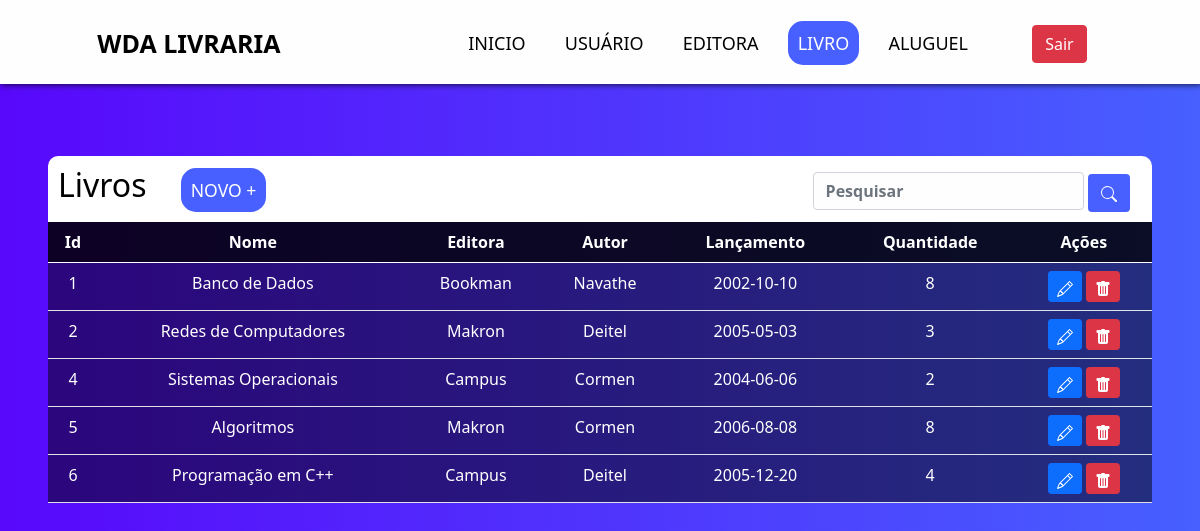
The page /sistema/s-livros.php (signed in) on the database its author committed.
### tables this page shows
CREATE TABLE `livros` (
  `id_livro` int(11) NOT NULL,
  `nome_livro` varchar(45) NOT NULL,
  `editora_cod` int(11) NOT NULL,
  `autor` varchar(45) NOT NULL,
  `lancamento` date NOT NULL,
  `quantidade` int(11) NOT NULL
);

CREATE TABLE `editoras` (
  `cod_editora` int(11) NOT NULL,
  `nome_editora` varchar(45) NOT NULL,
  `cidade` varchar(45) NOT NULL
);

### sistema/s-livros.php (the view, shortened to what this page needs)
<?php
include_once('../config.php');
if (!empty($_GET['search'])) {
    $data = $_GET['search'];
    $sql = "SELECT id_livro,nome_livro,editoras.nome_editora,autor,lancamento,quantidade FROM livros,editoras
    WHERE livros.editora_cod = editoras.cod_editora AND (id_livro LIKE '%$data%' OR nome_livro LIKE '%$data%'
     OR nome_editora LIKE '%$data%' OR autor LIKE '%$data%' OR lancamento LIKE '%$data%' OR quantidade LIKE '%$data%') ORDER BY id_livro ASC;";
} else {
    $sql = "SELECT id_livro,nome_livro,editoras.nome_editora,autor,lancamento,quantidade FROM livros,editoras
    WHERE livros.editora_cod = editoras.cod_editora ORDER BY id_livro ASC;";
}
$result = $conexao->query($sql);
?>
<!DOCTYPE html>
<html lang="pt-br">
<head>
    <link href="https://cdn.jsdelivr.net/npm/bootstrap@5.0.2/dist/css/bootstrap.min.css" rel="stylesheet">
    <link rel="stylesheet" href="css/style.css">
</head>
<body>
    <nav>
        <div class="menu">
            <ul>
                <li> <a class="logo" href="#">WDA LIVRARIA</a></li>
            </ul>
            <ul>
                <li class="nav-menu"><a href="s-home.php">INICIO</a></li>
                <li class="nav-menu"><a href="s-usuarios.php">USUÁRIO</a></li>
                <li class="nav-menu"><a href="s-editora.php">EDITORA</a></li>
                <li class="nav-menu"> <a class="nav-livros" style="color: white;" href="s-livros.php">LIVRO</a></li>
                <li class="nav-menu"><a href="s-aluguel.php">ALUGUEL</a></li>
                <li>
                    <div class="d-flex">
                        <a href="sair.php" class="btn btn-danger me-5">Sair</a>
                    </div>
                </li>
            </ul>
        </div>
    </nav>
    <br>
    <div class="m-5 registros">
        <div class="header-table">
            <h2>Livros</h2>
            <a href="../cadastros/c-livros.php">NOVO +</a>
            <input type="search" class="form-control w-25 box-search" placeholder="Pesquisar" id="pesquisar">
            <button onclick="searchData()" class="btn btn-pesquisar box-search">
            </button>
        </div>
        <table class="table text-white table-bg">
            <thead class="table-bg-1">
                <tr>
                    <th scope="col">Id</th>
                    <th scope="col">Nome</th>
                    <th scope="col">Editora</th>
                    <th scope="col">Autor</th>
                    <th scope="col">Lançamento</th>
                    <th scope="col">Quantidade</th>
                    <th scope="col">Ações</th>
                </tr>
            </thead>
            <tbody>
                <?php
                while ($user_data = mysqli_fetch_assoc($result)) {
                    echo "<tr>";
                    echo "<td>" . $user_data['id_livro'] . "</td>";
                    echo "<td>" . $user_data['nome_livro'] . "</td>";
                    echo "<td>" . $user_data['nome_editora'] . "</td>";
                    echo "<td>" . $user_data['autor'] . "</td>";
                    echo "<td>" . $user_data['lancamento'] . "</td>";
                    echo "<td>" . $user_data['quantidade'] . "</td>";
                    echo "<td>
                    <a class='btn btn-sm btn-primary' href='../edite/edit-livro.php?id=$user_data[id_livro]'><svg xmlns='http://www.w3.org/2000/svg' width='16' height='16' fill='currentColor' class='bi bi-pencil' viewBox='0 0 16 16'>
                    <path d='M12.146.146a.5.5 0 0 1 .708 0l3 3a.5.5 0 0 1 0 .708l-10 10a.5.5 0 0 1-.168.11l-5 2a.5.5 0 0 1-.65-.65l2-5a.5.5 0 0 1 .11-.168l10-10zM11.207 2.5 13.5 4.793 14.793 3.5 12.5 1.207 11.207 2.5zm1.586 3L10.5 3.207 4 9.707V10h.5a.5.5 0 0 1 .5.5v.5h.5a.5.5 0 0 1 .5.5v.5h.293l6.5-6.5zm-9.761 5.175-.106.106-1.528 3.821 3.821-1.528.106-.106A.5.5 0 0 1 5 12.5V12h-.5a.5.5 0 0 1-.5-.5V11h-.5a.5.5 0 0 1-.468-.325z'/>
                    </svg></a>
                    <a class='btn btn-sm btn-danger' href='../delete/d-livro.php?id=$user_data[id_livro]'>
                    <svg xmlns='http://www.w3.org/2000/svg' width='16' height='16' fill='currentColor' class='bi bi-trash-fill' viewBox='0 0 16 16'>
                     <path d='M2.5 1a1 1 0 0 0-1 1v1a1 1 0 0 0 1 1H3v9a2 2 0 0 0 2 2h6a2 2 0 0 0 2-2V4h.5a1 1 0 0 0 1-1V2a1 1 0 0 0-1-1H10a1 1 0 0 0-1-1H7a1 1 0 0 0-1 1H2.5zm3 4a.5.5 0 0 1 .5.5v7a.5.5 0 0 1-1 0v-7a.5.5 0 0 1 .5-.5zM8 5a.5.5 0 0 1 .5.5v7a.5.5 0 0 1-1 0v-7A.5.5 0 0 1 8 5zm3 .5v7a.5.5 0 0 1-1 0v-7a.5.5 0 0 1 1 0z'/>
                    </svg>
                    </a>
                    </td>";
                    echo "</tr>";
                }
                ?>
            </tbody>
        </table>
    </div>
</body>
</html>

### sistema/css/style.css (style rules this page uses)
* { box-sizing: border-box; padding: 0; margin: 0; }
body { background: linear-gradient(to right, #5808fb, #4760ff); color: white; text-align: center; }
nav { background: #fefefe; box-shadow: 1px 1px 6px rgba(0, 0, 0, 0.7); }
.menu { display: flex; align-items: center; justify-content: space-around; padding-top: 10px; }
.menu ul { list-style: none; margin-top: 10px; }
.menu ul li { display: inline-block; }
.menu ul li a { text-decoration: none; }
.menu ul li .logo { color: black; font-size: 25px; font-weight: bolder; }
.menu ul .nav-menu a { color: black; padding: 10px; font-size: 18px; margin-left: 15px; border-radius: 15px; transition: 0.5s; }
.menu ul li .d-flex a { margin: 5px; margin-left: 50px; }
.table-bg { background: rgba(0, 0, 0, 0.5); }
.table-bg-1 { background: rgba(0, 0, 0, 0.7); border-radius: 50px; }
.header-table { border-radius: 10px 10px 0 0; text-align: left; background: white; padding: 10px; }
.header-table h2 { display: inline-block; color: black; }
.header-table a { color: white; text-decoration: none; font-size: 1.1em; padding: 10px; margin-left: 30px; background: #4760ff; border-radius: 15px; transition: 0.5s; }
.header-table input { background-color: #fefefe; color: #fefefe; margin-left: 50%; }
.header-table .box-search { display: inline-block; }
.header-table .btn-pesquisar { background-color: #4760ff; color: #fefefe; }

### sistema/s-livros.php (style rules this page uses)
.nav-menu a.nav-livros { background-color: #4760ff; }

### rows shown on the page
livros: id_livro "1", nome_livro "Banco de Dados", editora_cod.nome_editora "Bookman", autor "Navathe", lancamento "2002-10-10", quantidade "8"
livros: id_livro "2", nome_livro "Redes de Computadores", editora_cod.nome_editora "Makron", autor "Deitel", lancamento "2005-05-03", quantidade "3"
livros: id_livro "4", nome_livro "Sistemas Operacionais", editora_cod.nome_editora "Campus", autor "Cormen", lancamento "2004-06-06", quantidade "2"
livros: id_livro "5", nome_livro "Algoritmos", editora_cod.nome_editora "Makron", autor "Cormen", lancamento "2006-08-08", quantidade "8"
livros: id_livro "6", nome_livro "Programação em C++", editora_cod.nome_editora "Campus", autor "Deitel", lancamento "2005-12-20", quantidade "4"
